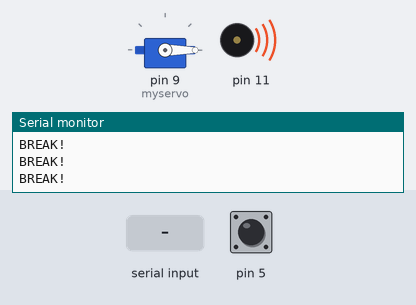
This sketch was run on a simulated Arduino Uno, built with avr-gcc and run on an emulated ATmega328P. On the bench: servo, buzzer (waves = sounding), the last lines printed to the serial monitor. The inputs (shaded band) are chosen by the test bench; at power-on: pin 5 LOW.

Above: at 1.2 s.
1.3 s: "1" received over the second serial link
At 2.5 s:
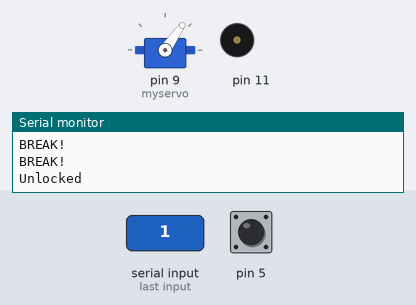
3.3 s: "0" received over the second serial link
At 4.7 s:
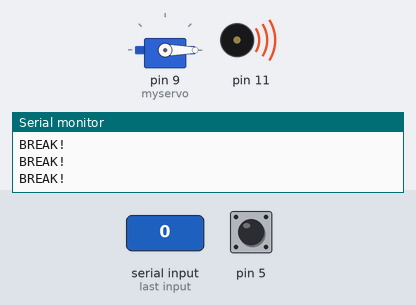
6.3 s: pin 5 driven HIGH
At 7.4 s:
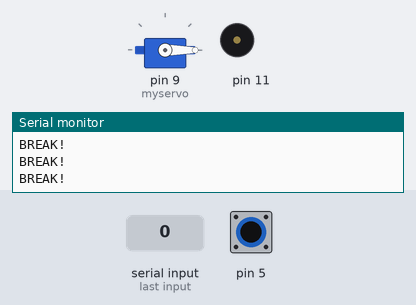
8.3 s: pin 5 driven LOW
At 9.5 s:
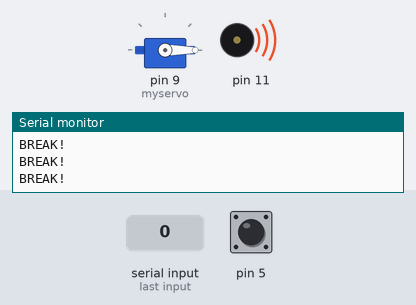
9.8 s: pin 5 pulsed HIGH 2 times (0.12 s each, 0.3 s apart)
13.4 s: pin 5 pulsed HIGH 5 times (0.12 s each, 0.3 s apart)
Timing chart, 0 to 16.4 s (numbered marks = the images above; inputs shaded):
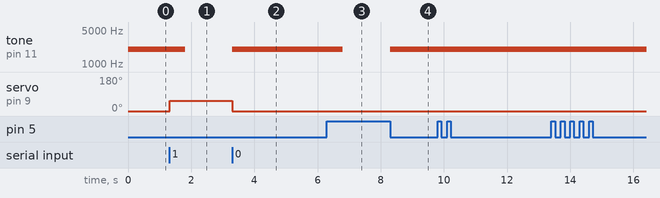

The sketch:

BikeLock.ino
```cpp
#include <SoftwareSerial.h>
#include <Servo.h>
SoftwareSerial mySerial(4, 2); // RX, TX

String command = ""; // Stores response of the HC-06 Bluetooth device
String state = "";
int stat = 0;
int pos = 0;
int lock = 0;

Servo myservo;

void setup() {
  // Open serial communications:
  Serial.begin(9600);

  //set servo pin and cable input
  myservo.attach(9);
  pinMode(5,INPUT);


  // The HC-06 defaults to 9600 according to the datasheet.
  mySerial.begin(9600);
}

void loop() {
    if(digitalRead(5)==HIGH){
      //bike is locked
      lock = 1;
    }
    if(digitalRead(5)==LOW){
      // bike is unlocked/cable has broken connection
      lock = 0;
    }

// Read device output if available.
  if (mySerial.available()) {
    //read bluetooth input
    command = (char)mySerial.read();

    if(command.equals("0")){
      // bluetooth command of 0 means bike should lock
      state = "Locked";
      pos=0;
      stat = 0;
    }
    if(command.equals("1")){
      // bluetooth command of 1 means bike should unlock
      state = "Unlocked";
      pos = 55;
      stat = 1;
    }

    Serial.println(state); command = "";
    }
    //move servo depending on bluetooth command
    if(stat == 1){
      myservo.write(pos);
    }
    if(stat == 0){
        myservo.write(pos);
    }

    if(stat == 0 && lock == 0){
      //if bike is locked and connection is lost to cable signal alarm and alert mobile device
      Serial.println("BREAK!");
       tone(11, 1000, 500);
       tone(11, 2000, 500);
    }

}
```

Measured:
- after the input at 1.3 s, tone on pin 11: 2000 Hz → silent after 0.51 s; servo on pin 9 (myservo): 0° → 55° at once
- after the input at 3.3 s, tone on pin 11: silent → 2000 Hz at once; servo on pin 9 (myservo): 55° → 0° at once
- after the input at 6.3 s, tone on pin 11: 2000 Hz → silent after 0.50 s
- after the input at 8.3 s, tone on pin 11: silent → 2000 Hz at once
